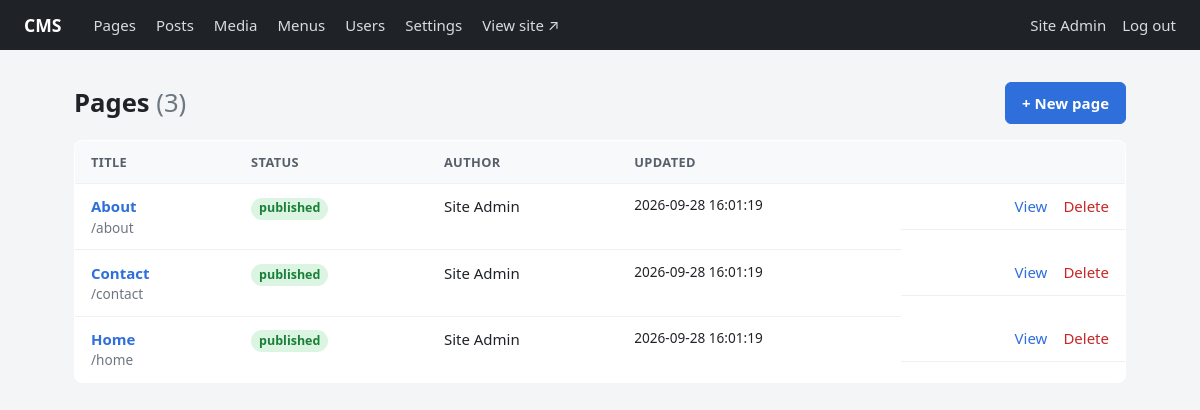
Page /admin/ (signed in) on the committed database.
### tables this page shows
CREATE TABLE users (
    id            INTEGER PRIMARY KEY,
    email         TEXT NOT NULL UNIQUE COLLATE NOCASE,
    username      TEXT NOT NULL UNIQUE COLLATE NOCASE,
    password_hash TEXT NOT NULL,
    display_name  TEXT,
    bio           TEXT,
    avatar_id     INTEGER REFERENCES media(id) ON DELETE SET NULL,
    role_id       INTEGER NOT NULL REFERENCES roles(id),
    is_active     INTEGER NOT NULL DEFAULT 1 CHECK (is_active IN (0, 1)),
    last_login_at TEXT,
    created_at    TEXT NOT NULL DEFAULT (datetime('now')),
    updated_at    TEXT NOT NULL DEFAULT (datetime('now'))
);

CREATE TABLE posts (
    id                INTEGER PRIMARY KEY,
    type              TEXT NOT NULL DEFAULT 'post' CHECK (type IN ('post', 'page')),
    title             TEXT NOT NULL,
    slug              TEXT NOT NULL,
    excerpt           TEXT,
    body              TEXT NOT NULL DEFAULT '',
    status            TEXT NOT NULL DEFAULT 'draft'
                      CHECK (status IN ('draft', 'review', 'scheduled', 'published', 'archived')),
    author_id         INTEGER NOT NULL REFERENCES users(id),
    parent_id         INTEGER REFERENCES posts(id) ON DELETE SET NULL,  -- page hierarchy
    featured_image_id INTEGER REFERENCES media(id) ON DELETE SET NULL,
    meta_title        TEXT,
    meta_description  TEXT,
    sort_order        INTEGER NOT NULL DEFAULT 0,
    allow_comments    INTEGER NOT NULL DEFAULT 1 CHECK (allow_comments IN (0, 1)),
    published_at      TEXT,
    created_at        TEXT NOT NULL DEFAULT (datetime('now')),
    updated_at        TEXT NOT NULL DEFAULT (datetime('now')),
    UNIQUE (type, slug)
);

### app.py (the view)
@app.route("/admin/")
@login_required
def dashboard():
    post_type = request.args.get("type", "page")
    if post_type not in ("page", "post"):
        post_type = "page"
    items = get_db().execute(
        "SELECT p.*, u.display_name AS author FROM posts p JOIN users u ON u.id = p.author_id "
        "WHERE p.type = ? ORDER BY p.updated_at DESC", (post_type,)).fetchall()
    counts = dict(get_db().execute("SELECT type, COUNT(*) FROM posts GROUP BY type").fetchall())
    return render_template("admin/dashboard.html", items=items, post_type=post_type, counts=counts)

### app.py (called while the page is built)
def get_db() -> sqlite3.Connection:
    if "db" not in g:
        if not DB_PATH.exists():
            raise RuntimeError("Database not found. Run: python db/init_db.py")
        g.db = sqlite3.connect(DB_PATH)
        g.db.row_factory = sqlite3.Row
        g.db.execute("PRAGMA foreign_keys = ON")
    return g.db

def get_settings() -> dict:
    return {r["key"]: r["value"] for r in get_db().execute("SELECT key, value FROM settings")}

def current_user():
    if "user" not in g:
        uid = session.get("user_id")
        g.user = uid and get_db().execute(
            "SELECT u.*, r.name AS role FROM users u JOIN roles r ON r.id = u.role_id "
            "WHERE u.id = ? AND u.is_active = 1", (uid,)).fetchone()
    return g.user

def has_role(min_role: str) -> bool:
    user = current_user()
    return bool(user) and ROLE_LEVEL.get(user["role"], -1) >= ROLE_LEVEL[min_role]

def can_create(post_type: str) -> bool:
    return has_role("editor") or (has_role("author") and post_type == "post")

def can_edit(post) -> bool:
    if has_role("editor"):
        return True
    return has_role("author") and post["type"] == "post" and post["author_id"] == current_user()["id"]

def login_required(view):
    @wraps(view)
    def wrapped(*args, **kwargs):
        if not current_user():
            return redirect(url_for("login", next=request.path))
        return view(*args, **kwargs)
    return wrapped

@app.before_request
def csrf_protect():
    if request.method == "POST":
        token = session.get("csrf_token")
        sent = request.form.get("csrf_token") or request.headers.get("X-CSRF-Token", "")
        if not token or not hmac.compare_digest(token, sent):
            abort(400, "Invalid form token. Go back, refresh the page and try again.")

@app.context_processor
def inject_globals():
    if "csrf_token" not in session:
        session["csrf_token"] = secrets.token_hex(16)
    return {"csrf_token": session["csrf_token"], "user": current_user(),
            "has_role": has_role, "can_edit": can_edit, "can_create": can_create,
            "media_url": media_url}

def load_menu(location):
    return get_db().execute(
        "SELECT i.label, i.url, p.slug, p.type FROM menu_items i JOIN menus m ON m.id = i.menu_id "
        "LEFT JOIN posts p ON p.id = i.post_id WHERE m.location = ? "
        "AND (p.id IS NULL OR p.status = 'published') ORDER BY i.sort_order, i.id", (location,)).fetchall()

### templates/admin/dashboard.html (shortened to what this page needs)
{% extends "admin/base.html" %}
{% block content %}
<div class="head">
  <h1>{{ post_type|capitalize }}s <span class="muted">({{ counts.get(post_type, 0) }})</span></h1>
  {% if can_create(post_type) %}
    <a class="button primary" href="{{ url_for('edit', post_type=post_type) }}">+ New {{ post_type }}</a>
  {% endif %}
</div>
{% if items %}
<table>
  <thead><tr><th>Title</th><th>Status</th><th>Author</th><th>Updated</th><th></th></tr></thead>
  <tbody>
  {% for p in items %}
    {% set editable = can_edit(p) %}
    <tr>
      <td>
        {% if editable %}<a href="{{ url_for('edit', post_id=p.id) }}"><strong>{{ p.title }}</strong></a>
        {% else %}<strong>{{ p.title }}</strong>{% endif %}
        <div class="muted small">/{{ 'blog/' if p.type == 'post' }}{{ p.slug }}</div></td>
      <td><span class="badge {{ p.status }}">{{ p.status }}</span></td>
      <td>{{ p.author }}</td>
      <td class="small">{{ p.updated_at }}</td>
      <td class="actions">
        {% if p.status == 'published' %}
          <a href="{{ url_for('blog_post' if p.type == 'post' else 'page', slug=p.slug) }}" target="_blank">View</a>
        {% endif %}
        {% if editable %}
        <form method="post" action="{{ url_for('delete', post_id=p.id) }}"
              onsubmit='return confirm({{ ("Delete “" ~ p.title ~ "”? This cannot be undone.")|tojson }})'>
          <button class="link danger">Delete</button>
        </form>
        {% endif %}
      </td>
    </tr>
  {% endfor %}
  </tbody>
</table>
{% else %}
<p class="empty">No {{ post_type }}s yet.</p>
{% endif %}
{% endblock %}

### templates/admin/base.html (shortened to what this page needs)
<!doctype html>
<html lang="en">
<head>
  <link rel="stylesheet" href="{{ url_for('static', filename='admin.css') }}">
</head>
<body>
  {% if user %}
  <header class="topbar">
    <a class="brand" href="{{ url_for('dashboard') }}">CMS</a>
    <nav>
      <a href="{{ url_for('dashboard', type='page') }}">Pages</a>
      <a href="{{ url_for('dashboard', type='post') }}">Posts</a>
      <a href="{{ url_for('media') }}">Media</a>
      {% if has_role('editor') %}<a href="{{ url_for('menus') }}">Menus</a>{% endif %}
      {% if has_role('admin') %}
        <a href="{{ url_for('users') }}">Users</a>
        <a href="{{ url_for('settings') }}">Settings</a>
      {% endif %}
      <a href="{{ url_for('home') }}" target="_blank">View site ↗</a>
    </nav>
    <div class="who">
      <a href="{{ url_for('account') }}">{{ user.display_name or user.username }}</a>
      <form method="post" action="{{ url_for('logout') }}">
        <button class="link">Log out</button>
      </form>
    </div>
  </header>
  {% endif %}
  <main class="{% block main_class %}container{% endblock %}">
    {% block content %}{% endblock %}
  </main>
</body>
</html>

### static/admin.css (style rules this page uses)
* { box-sizing: border-box; }
body { margin: 0; font: 15px/1.5 system-ui, -apple-system, "Segoe UI", sans-serif; background: #f4f5f7; color: #1f2328; }
a { color: #2f6fdb; text-decoration: none; }
h1 { font-size: 1.6rem; margin: 0 0 1rem; }
.topbar { display: flex; align-items: center; gap: 2rem; padding: .75rem 1.5rem; background: #1f2328; color: #fff; }
.topbar a { color: #d7dce2; }
.topbar .brand { font-weight: 700; color: #fff; font-size: 1.1rem; }
.topbar nav { display: flex; gap: 1.25rem; flex: 1; }
.topbar .who { display: flex; gap: 1rem; align-items: center; }
.topbar .who button { color: #d7dce2; }
.container { max-width: 1100px; margin: 2rem auto; padding: 0 1.5rem; }
.head { display: flex; justify-content: space-between; align-items: center; margin-bottom: 1rem; }
.head h1 { margin: 0; }
button, .button { display: inline-block; padding: .55rem 1rem; font: inherit; font-weight: 600; border-radius: 6px; border: 1px solid #cfd4da; background: #fff; color: #1f2328; cursor: pointer; }
.primary { background: #2f6fdb; border-color: #2f6fdb; color: #fff; }
button.link { background: none; border: 0; padding: 0; color: #2f6fdb; font-weight: 400; }
.danger { color: #c62828 !important; }
table { width: 100%; border-collapse: collapse; background: #fff; border: 1px solid #e1e4e8; border-radius: 8px; overflow: hidden; }
th, td { text-align: left; padding: .7rem 1rem; border-bottom: 1px solid #eef0f2; vertical-align: top; }
th { background: #f8f9fa; font-size: .8rem; text-transform: uppercase; letter-spacing: .03em; color: #57606a; }
.actions { display: flex; gap: 1rem; justify-content: flex-end; }
.actions form { margin: 0; }
.badge { display: inline-block; padding: .1rem .5rem; border-radius: 99px; font-size: .78rem; font-weight: 600; background: #eef0f2; }
.badge.published { background: #dcf5e3; color: #1a7f37; }
.muted { color: #6e7781; font-weight: 400; }
.small { font-size: .85rem; }

### rows in the picture
users: display_name "Site Admin"
posts: title "About", slug "about", status "published", author "Site Admin", updated_at "2026-09-28 16:01:19"
posts: title "Contact", slug "contact", status "published", author "Site Admin", updated_at "2026-09-28 16:01:19"
posts: title "Home", slug "home", status "published", author "Site Admin", updated_at "2026-09-28 16:01:19"

### other values in the picture
{{ post_type|capitalize }} "Page"
{{ counts.get(post_type, 0) }} "3"
{{ post_type }} "page"
